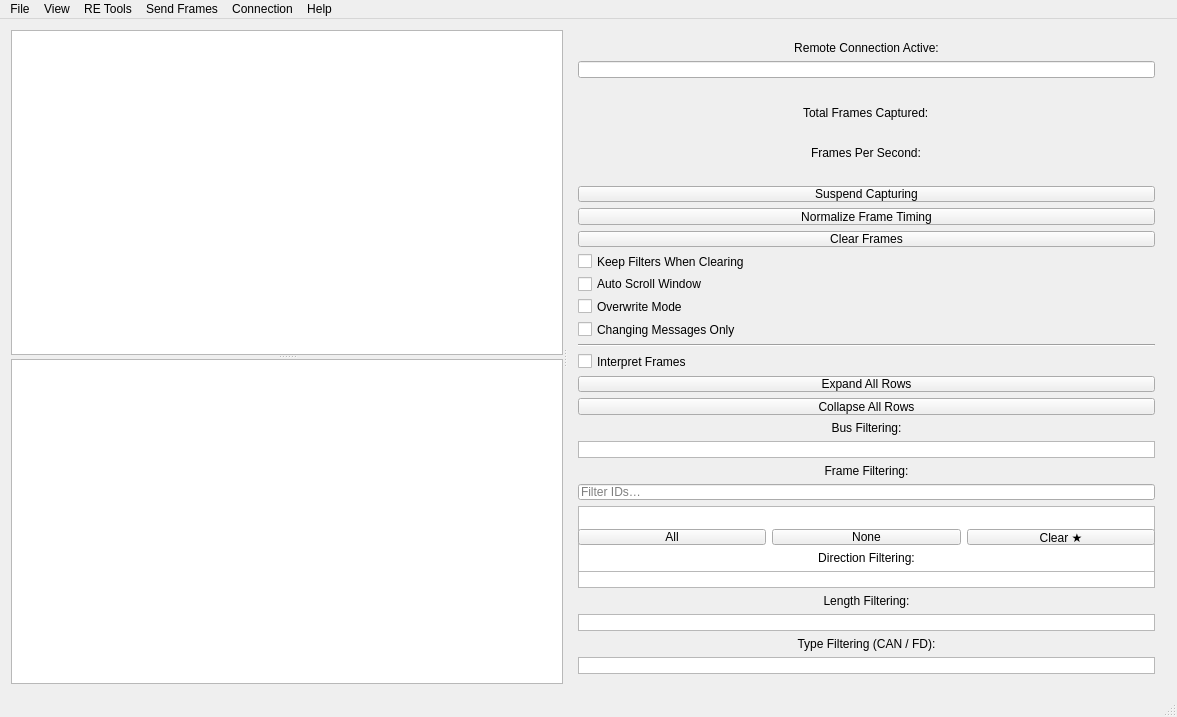
<?xml version="1.0" encoding="UTF-8"?>
<ui version="4.0">
 <class>MainWindow</class>
 <widget class="QMainWindow" name="MainWindow">
  <property name="geometry">
   <rect>
    <x>0</x>
    <y>0</y>
    <width>1177</width>
    <height>717</height>
   </rect>
  </property>
  <property name="sizePolicy">
   <sizepolicy hsizetype="Preferred" vsizetype="Preferred">
    <horstretch>0</horstretch>
    <verstretch>0</verstretch>
   </sizepolicy>
  </property>
  <property name="minimumSize">
   <size>
    <width>800</width>
    <height>500</height>
   </size>
  </property>
  <property name="windowTitle">
   <string>SavvyCAN</string>
  </property>
  <widget class="QWidget" name="centralWidget">
   <layout class="QVBoxLayout" name="verticalLayout_2" stretch="0">
    <item>
     <widget class="QSplitter" name="splitterMain">
      <property name="orientation">
       <enum>Qt::Orientation::Horizontal</enum>
      </property>
      <widget class="QSplitter" name="splitterLeft">
       <property name="orientation">
        <enum>Qt::Orientation::Vertical</enum>
       </property>
       <widget class="QTableView" name="canFramesView">
        <property name="font">
         <font>
          <pointsize>11</pointsize>
          <bold>false</bold>
         </font>
        </property>
        <property name="alternatingRowColors">
         <bool>true</bool>
        </property>
        <property name="verticalScrollMode">
         <enum>QAbstractItemView::ScrollMode::ScrollPerPixel</enum>
        </property>
        <property name="wordWrap">
         <bool>false</bool>
        </property>
        <attribute name="horizontalHeaderStretchLastSection">
         <bool>false</bool>
        </attribute>
       </widget>
       <widget class="QTableWidget" name="tableSimpleSender"/>
      </widget>
      <widget class="QWidget" name="rightPanelWidget">
       <property name="minimumSize">
        <size>
         <width>175</width>
         <height>0</height>
        </size>
       </property>
       <layout class="QVBoxLayout" name="verticalLayout">
        <item>
         <widget class="QLabel" name="lblRemoteConn">
          <property name="enabled">
           <bool>true</bool>
          </property>
          <property name="text">
           <string>Remote Connection Active:</string>
          </property>
          <property name="alignment">
           <set>Qt::AlignmentFlag::AlignCenter</set>
          </property>
         </widget>
        </item>
        <item>
         <widget class="QLineEdit" name="lineRemoteKey">
          <property name="enabled">
           <bool>true</bool>
          </property>
          <property name="maximumSize">
           <size>
            <width>1000</width>
            <height>50</height>
           </size>
          </property>
          <property name="baseSize">
           <size>
            <width>150</width>
            <height>50</height>
           </size>
          </property>
          <property name="font">
           <font>
            <bold>false</bold>
           </font>
          </property>
          <property name="maxLength">
           <number>8</number>
          </property>
          <property name="alignment">
           <set>Qt::AlignmentFlag::AlignLeading|Qt::AlignmentFlag::AlignLeft|Qt::AlignmentFlag::AlignVCenter</set>
          </property>
          <property name="readOnly">
           <bool>true</bool>
          </property>
         </widget>
        </item>
        <item>
         <widget class="QLabel" name="lblContMsg">
          <property name="palette">
           <palette>
            <active>
             <colorrole role="WindowText">
              <brush brushstyle="SolidPattern">
               <color alpha="255">
                <red>255</red>
                <green>0</green>
                <blue>0</blue>
               </color>
              </brush>
             </colorrole>
            </active>
            <inactive>
             <colorrole role="WindowText">
              <brush brushstyle="SolidPattern">
               <color alpha="255">
                <red>255</red>
                <green>0</green>
                <blue>0</blue>
               </color>
              </brush>
             </colorrole>
            </inactive>
            <disabled>
             <colorrole role="WindowText">
              <brush brushstyle="SolidPattern">
               <color alpha="255">
                <red>120</red>
                <green>120</green>
                <blue>120</blue>
               </color>
              </brush>
             </colorrole>
            </disabled>
           </palette>
          </property>
          <property name="font">
           <font>
            <pointsize>11</pointsize>
            <italic>true</italic>
            <bold>true</bold>
           </font>
          </property>
          <property name="text">
           <string/>
          </property>
          <property name="alignment">
           <set>Qt::AlignmentFlag::AlignCenter</set>
          </property>
         </widget>
        </item>
        <item alignment="Qt::AlignmentFlag::AlignHCenter">
         <widget class="QLabel" name="label">
          <property name="sizePolicy">
           <sizepolicy hsizetype="Preferred" vsizetype="Fixed">
            <horstretch>0</horstretch>
            <verstretch>0</verstretch>
           </sizepolicy>
          </property>
          <property name="text">
           <string>Total Frames Captured:</string>
          </property>
         </widget>
        </item>
        <item alignment="Qt::AlignmentFlag::AlignHCenter">
         <widget class="QLabel" name="lbNumFrames">
          <property name="sizePolicy">
           <sizepolicy hsizetype="Preferred" vsizetype="Fixed">
            <horstretch>0</horstretch>
            <verstretch>0</verstretch>
           </sizepolicy>
          </property>
          <property name="text">
           <string/>
          </property>
         </widget>
        </item>
        <item alignment="Qt::AlignmentFlag::AlignHCenter">
         <widget class="QLabel" name="label_6">
          <property name="sizePolicy">
           <sizepolicy hsizetype="Preferred" vsizetype="Fixed">
            <horstretch>0</horstretch>
            <verstretch>0</verstretch>
           </sizepolicy>
          </property>
          <property name="text">
           <string>Frames Per Second:</string>
          </property>
         </widget>
        </item>
        <item alignment="Qt::AlignmentFlag::AlignHCenter">
         <widget class="QLabel" name="lbFPS">
          <property name="sizePolicy">
           <sizepolicy hsizetype="Preferred" vsizetype="Fixed">
            <horstretch>0</horstretch>
            <verstretch>0</verstretch>
           </sizepolicy>
          </property>
          <property name="text">
           <string/>
          </property>
         </widget>
        </item>
        <item>
         <widget class="QPushButton" name="btnCaptureToggle">
          <property name="text">
           <string>Suspend Capturing</string>
          </property>
          <property name="checkable">
           <bool>false</bool>
          </property>
         </widget>
        </item>
        <item>
         <widget class="QPushButton" name="btnNormalize">
          <property name="text">
           <string>Normalize Frame Timing</string>
          </property>
         </widget>
        </item>
        <item>
         <widget class="QPushButton" name="btnClearFrames">
          <property name="text">
           <string>Clear Frames</string>
          </property>
         </widget>
        </item>
        <item>
         <widget class="QCheckBox" name="cbPersistentFilters">
          <property name="text">
           <string>Keep Filters When Clearing</string>
          </property>
         </widget>
        </item>
        <item>
         <widget class="QCheckBox" name="cbAutoScroll">
          <property name="text">
           <string>Auto Scroll Window</string>
          </property>
         </widget>
        </item>
        <item>
         <widget class="QCheckBox" name="cbOverwrite">
          <property name="enabled">
           <bool>true</bool>
          </property>
          <property name="text">
           <string>Overwrite Mode</string>
          </property>
         </widget>
        </item>
        <item>
         <widget class="QCheckBox" name="cbChangingOnly">
          <property name="text">
           <string>Changing Messages Only</string>
          </property>
         </widget>
        </item>
        <item>
         <widget class="Line" name="line">
          <property name="orientation">
           <enum>Qt::Orientation::Horizontal</enum>
          </property>
         </widget>
        </item>
        <item>
         <widget class="QCheckBox" name="cbInterpret">
          <property name="text">
           <string>Interpret Frames</string>
          </property>
         </widget>
        </item>
        <item>
         <widget class="QPushButton" name="btnExpandAll">
          <property name="text">
           <string>Expand All Rows</string>
          </property>
         </widget>
        </item>
        <item>
         <widget class="QPushButton" name="btnCollapseAll">
          <property name="text">
           <string>Collapse All Rows</string>
          </property>
         </widget>
        </item>
        <item>
         <widget class="QLabel" name="label_2">
          <property name="text">
           <string>Bus Filtering:</string>
          </property>
          <property name="alignment">
           <set>Qt::AlignmentFlag::AlignCenter</set>
          </property>
         </widget>
        </item>
        <item>
         <widget class="QListWidget" name="listBusFilters">
          <property name="sizePolicy">
           <sizepolicy hsizetype="Expanding" vsizetype="Fixed">
            <horstretch>0</horstretch>
            <verstretch>0</verstretch>
           </sizepolicy>
          </property>
          <property name="horizontalScrollBarPolicy">
           <enum>Qt::ScrollBarPolicy::ScrollBarAlwaysOff</enum>
          </property>
          <property name="flow">
           <enum>QListView::Flow::LeftToRight</enum>
          </property>
         </widget>
        </item>
        <item>
         <widget class="QLabel" name="label_7">
          <property name="text">
           <string>Frame Filtering:</string>
          </property>
          <property name="alignment">
           <set>Qt::AlignmentFlag::AlignCenter</set>
          </property>
         </widget>
        </item>
        <item>
         <widget class="QLineEdit" name="leSearchFilter">
          <property name="placeholderText">
           <string>Filter IDs…</string>
          </property>
         </widget>
        </item>
        <item>
         <widget class="QListWidget" name="listFilters">
          <property name="sizePolicy">
           <sizepolicy hsizetype="Expanding" vsizetype="Expanding">
            <horstretch>0</horstretch>
            <verstretch>0</verstretch>
           </sizepolicy>
          </property>
          <property name="minimumSize">
           <size>
            <width>0</width>
            <height>80</height>
           </size>
          </property>
          <property name="alternatingRowColors">
           <bool>false</bool>
          </property>
         </widget>
        </item>
        <item>
         <layout class="QHBoxLayout" name="horizontalLayout_3">
          <item>
           <widget class="QPushButton" name="btnFilterAll">
            <property name="text">
             <string>All</string>
            </property>
           </widget>
          </item>
          <item>
           <widget class="QPushButton" name="btnFilterNone">
            <property name="text">
             <string>None</string>
            </property>
           </widget>
          </item>
          <item>
           <widget class="QPushButton" name="btnClearHighlights">
            <property name="text">
             <string>Clear ★</string>
            </property>
           </widget>
          </item>
         </layout>
        </item>
        <item>
         <widget class="QLabel" name="labelDirFilter">
          <property name="text">
           <string>Direction Filtering:</string>
          </property>
          <property name="alignment">
           <set>Qt::AlignmentFlag::AlignCenter</set>
          </property>
         </widget>
        </item>
        <item>
         <widget class="QListWidget" name="listDirFilters">
          <property name="sizePolicy">
           <sizepolicy hsizetype="Expanding" vsizetype="Fixed">
            <horstretch>0</horstretch>
            <verstretch>0</verstretch>
           </sizepolicy>
          </property>
          <property name="horizontalScrollBarPolicy">
           <enum>Qt::ScrollBarPolicy::ScrollBarAlwaysOff</enum>
          </property>
          <property name="flow">
           <enum>QListView::Flow::LeftToRight</enum>
          </property>
         </widget>
        </item>
        <item>
         <widget class="QLabel" name="labelLenFilter">
          <property name="text">
           <string>Length Filtering:</string>
          </property>
          <property name="alignment">
           <set>Qt::AlignmentFlag::AlignCenter</set>
          </property>
         </widget>
        </item>
        <item>
         <widget class="QListWidget" name="listLengthFilters">
          <property name="sizePolicy">
           <sizepolicy hsizetype="Expanding" vsizetype="Fixed">
            <horstretch>0</horstretch>
            <verstretch>0</verstretch>
           </sizepolicy>
          </property>
          <property name="horizontalScrollBarPolicy">
           <enum>Qt::ScrollBarPolicy::ScrollBarAlwaysOff</enum>
          </property>
          <property name="flow">
           <enum>QListView::Flow::LeftToRight</enum>
          </property>
         </widget>
        </item>
        <item>
         <widget class="QLabel" name="labelTypeFilter">
          <property name="text">
           <string>Type Filtering (CAN / FD):</string>
          </property>
          <property name="alignment">
           <set>Qt::AlignmentFlag::AlignCenter</set>
          </property>
         </widget>
        </item>
        <item>
         <widget class="QListWidget" name="listTypeFilters">
          <property name="sizePolicy">
           <sizepolicy hsizetype="Expanding" vsizetype="Fixed">
            <horstretch>0</horstretch>
            <verstretch>0</verstretch>
           </sizepolicy>
          </property>
          <property name="horizontalScrollBarPolicy">
           <enum>Qt::ScrollBarPolicy::ScrollBarAlwaysOff</enum>
          </property>
          <property name="flow">
           <enum>QListView::Flow::LeftToRight</enum>
          </property>
         </widget>
        </item>
       </layout>
      </widget>
     </widget>
    </item>
   </layout>
  </widget>
  <widget class="QMenuBar" name="menuBar">
   <property name="geometry">
    <rect>
     <x>0</x>
     <y>0</y>
     <width>1177</width>
     <height>20</height>
    </rect>
   </property>
   <widget class="QMenu" name="menu_RE_Tools">
    <property name="title">
     <string>RE Tools</string>
    </property>
    <addaction name="actionFlow_View"/>
    <addaction name="actionGraph_Dta"/>
    <addaction name="actionFrame_Data_Analysis"/>
    <addaction name="actionFile_Comparison"/>
    <addaction name="actionDBC_Comparison"/>
    <addaction name="actionRange_State_2"/>
    <addaction name="actionSingle_Multi_State_2"/>
    <addaction name="actionISO_TP_Decoder"/>
    <addaction name="actionSniffer"/>
    <addaction name="actionCapture_Bisector"/>
    <addaction name="actionSignal_Viewer"/>
    <addaction name="actionTemporal_Graph"/>
    <addaction name="actionFrame_Search"/>
   </widget>
   <widget class="QMenu" name="menuSend_Frames">
    <property name="title">
     <string>Send Frames</string>
    </property>
    <addaction name="action_Playback"/>
    <addaction name="action_Custom"/>
    <addaction name="actionScripting_INterface"/>
    <addaction name="actionFuzzing"/>
    <addaction name="actionUDS_Scanner"/>
    <addaction name="actionUDS_Firmware_Update"/>
    <addaction name="actionMotorControlConfig"/>
    <addaction name="actionCAN_Bridge"/>
   </widget>
   <widget class="QMenu" name="menuFile">
    <property name="title">
     <string>File</string>
    </property>
    <addaction name="actionOpen_Log_File"/>
    <addaction name="actionSave_Filtered_Log_File"/>
    <addaction name="actionSave_Log_File"/>
    <addaction name="actionSave_Continuous_Logfile"/>
    <addaction name="actionSave_Continuous_Filtered_Logfile"/>
    <addaction name="separator"/>
    <addaction name="separator"/>
    <addaction name="actionLoad_Filter_Definition"/>
    <addaction name="actionSave_Filter_Definition"/>
    <addaction name="separator"/>
    <addaction name="actionDBC_File_Manager"/>
    <addaction name="actionSave_Decoded_Frames"/>
    <addaction name="actionSave_Decoded_Frames_CSV"/>
    <addaction name="separator"/>
    <addaction name="actionCrop_Log"/>
    <addaction name="separator"/>
    <addaction name="actionPreferences"/>
    <addaction name="separator"/>
    <addaction name="actionExit_Application"/>
   </widget>
   <widget class="QMenu" name="menuConnection">
    <property name="title">
     <string>Connection</string>
    </property>
    <addaction name="actionSetup"/>
   </widget>
   <widget class="QMenu" name="menuView">
    <property name="title">
     <string>View</string>
    </property>
    <addaction name="actionLight_Theme"/>
    <addaction name="actionDark_Theme"/>
    <addaction name="actionSystem_Theme"/>
   </widget>
   <widget class="QMenu" name="menuHelp">
    <property name="title">
     <string>Help</string>
    </property>
    <addaction name="actionAbout"/>
   </widget>
   <addaction name="menuFile"/>
   <addaction name="menuView"/>
   <addaction name="menu_RE_Tools"/>
   <addaction name="menuSend_Frames"/>
   <addaction name="menuConnection"/>
   <addaction name="menuHelp"/>
  </widget>
  <widget class="QStatusBar" name="statusBar"/>
  <action name="actionLight_Theme">
   <property name="checkable">
    <bool>true</bool>
   </property>
   <property name="text">
    <string>Light Theme</string>
   </property>
  </action>
  <action name="actionDark_Theme">
   <property name="checkable">
    <bool>true</bool>
   </property>
   <property name="text">
    <string>Dark Theme</string>
   </property>
  </action>
  <action name="actionSystem_Theme">
   <property name="checkable">
    <bool>true</bool>
   </property>
   <property name="text">
    <string>Follow System Theme</string>
   </property>
   <property name="toolTip">
    <string>Light or dark as the operating system or the browser is set</string>
   </property>
  </action>
  <action name="actionAbout">
   <property name="text">
    <string>About web-savvycan</string>
   </property>
   <property name="menuRole">
    <enum>QAction::MenuRole::AboutRole</enum>
   </property>
  </action>
  <action name="action_Playback">
   <property name="text">
    <string>Playback</string>
   </property>
  </action>
  <action name="action_Custom">
   <property name="text">
    <string>Custom</string>
   </property>
  </action>
  <action name="actionFlow_View">
   <property name="text">
    <string>Flow View</string>
   </property>
  </action>
  <action name="actionFuzzy_Scope">
   <property name="text">
    <string>Fuzzy Scope</string>
   </property>
  </action>
  <action name="actionGraph_Dta">
   <property name="text">
    <string>New Graphing Window</string>
   </property>
  </action>
  <action name="actionOpen_Log_File">
   <property name="text">
    <string>Load Log File</string>
   </property>
   <property name="shortcut">
    <string>Ctrl+O</string>
   </property>
  </action>
  <action name="actionSave_Log_File">
   <property name="text">
    <string>Save Log File</string>
   </property>
  </action>
  <action name="actionFrame_Data_Analysis">
   <property name="text">
    <string>Frame Data Analysis</string>
   </property>
  </action>
  <action name="actionLoad_DBC_File">
   <property name="text">
    <string>Load DBC File</string>
   </property>
  </action>
  <action name="actionEdit_Messages_Signals">
   <property name="text">
    <string>Edit Messages/Signals</string>
   </property>
  </action>
  <action name="actionSave_DBC_File">
   <property name="text">
    <string>Save DBC File</string>
   </property>
  </action>
  <action name="actionSave_Decoded_Frames">
   <property name="text">
    <string>Save Decoded Frames</string>
   </property>
  </action>
  <action name="actionExit_Application">
   <property name="text">
    <string>Exit Application</string>
   </property>
  </action>
  <action name="actionFile_Comparison">
   <property name="text">
    <string>File Comparison</string>
   </property>
  </action>
  <action name="actionPreferences">
   <property name="text">
    <string>Preferences</string>
   </property>
  </action>
  <action name="actionSave_Filtered_Log_File">
   <property name="text">
    <string>Save Filtered Log File</string>
   </property>
  </action>
  <action name="actionLoad_Filter_Definition">
   <property name="text">
    <string>Load Filter Definition</string>
   </property>
  </action>
  <action name="actionSave_Filter_Definition">
   <property name="text">
    <string>Save Filter Definition</string>
   </property>
  </action>
  <action name="actionFirmware_Uploader">
   <property name="text">
    <string>Firmware Uploader</string>
   </property>
  </action>
  <action name="actionSetup">
   <property name="text">
    <string>Open Connection Window</string>
   </property>
  </action>
  <action name="actionConnect">
   <property name="text">
    <string>Connect</string>
   </property>
  </action>
  <action name="actionScripting_INterface">
   <property name="text">
    <string>Scripting Interface</string>
   </property>
  </action>
  <action name="actionRange_State_2">
   <property name="text">
    <string>Range State</string>
   </property>
  </action>
  <action name="actionSingle_Multi_State_2">
   <property name="text">
    <string>Single/Multi State</string>
   </property>
  </action>
  <action name="actionDBC_File_Manager">
   <property name="text">
    <string>DBC File Manager</string>
   </property>
  </action>
  <action name="actionFuzzing">
   <property name="text">
    <string>Fuzzing</string>
   </property>
  </action>
  <action name="actionUDS_Scanner">
   <property name="text">
    <string>UDS Scanner</string>
   </property>
  </action>
  <action name="actionISO_TP_Decoder">
   <property name="text">
    <string>ISO-TP Decoder</string>
   </property>
  </action>
  <action name="actionSniffer">
   <property name="text">
    <string>Sniffer</string>
   </property>
  </action>
  <action name="actionFirmware_Update">
   <property name="text">
    <string>Firmware Update</string>
   </property>
  </action>
  <action name="actionMotorControlConfig">
   <property name="text">
    <string>MotorControlConfig</string>
   </property>
  </action>
  <action name="actionCapture_Bisector">
   <property name="text">
    <string>Capture Bisector</string>
   </property>
  </action>
  <action name="actionSignal_Viewer">
   <property name="text">
    <string>Signal Viewer</string>
   </property>
  </action>
  <action name="actionSave_Continuous_Logfile">
   <property name="text">
    <string>Start Continuous Logging</string>
   </property>
  </action>
  <action name="actionSave_Continuous_Filtered_Logfile">
   <property name="text">
    <string>Start Continuous Logging (Filtered)</string>
   </property>
  </action>
  <action name="actionTemporal_Graph">
   <property name="text">
    <string>Temporal Graph</string>
   </property>
  </action>
  <action name="actionDBC_Comparison">
   <property name="text">
    <string>DBC Comparison</string>
   </property>
  </action>
  <action name="actionSave_Decoded_Frames_CSV">
   <property name="text">
    <string>Save Decoded Frames CSV</string>
   </property>
  </action>
  <action name="actionCAN_Bridge">
   <property name="text">
    <string>CAN Bridge</string>
   </property>
  </action>
  <action name="actionCrop_Log">
   <property name="text">
    <string>Crop Log to Frame Range</string>
   </property>
  </action>
  <action name="actionFrame_Search">
   <property name="text">
    <string>Frame Search</string>
   </property>
  </action>
  <action name="actionUDS_Firmware_Update">
   <property name="text">
    <string>UDS Firmware Update</string>
   </property>
  </action>
 </widget>
 <layoutdefault spacing="6" margin="11"/>
 <resources/>
 <connections/>
 <slots>
  <slot>handleLoadFile()</slot>
  <slot>connButtonPress()</slot>
  <slot>showGraphingWindow()</slot>
  <slot>showFrameDataAnalysis()</slot>
 </slots>
</ui>
